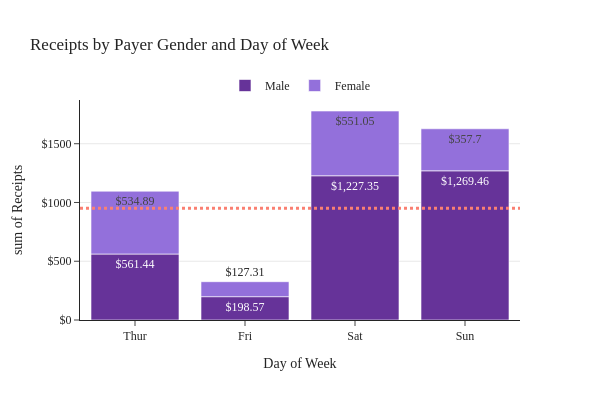

Notebook source saved alongside this figure:
### Code cell
fig.add_shape( # add a horizontal "target" line
    type="line", line_color="salmon", line_width=3, opacity=1, line_dash="dot",
    x0=0, x1=1, xref="paper", y0=950, y1=950, yref="y"
)

### Figure 1 — Plotly figure (JSON) as saved in the notebook; plotly's stock layout.template omitted (floating-point values rounded to 4 significant figures; data arrays with more than 128 entries replaced by an {"elided": "..."} marker saying what was removed)
{"data": [{"alignmentgroup": "True", "bingroup": "x", "histfunc": "sum", "hovertemplate": "Payer Gender=Male<br>Day of Week=%{x}<br>sum of Receipts=%{y}<extra></extra>", "legendgroup": "Male", "marker": {"color": "RebeccaPurple", "pattern": {"shape": ""}}, "name": "Male", "offsetgroup": "Male", "orientation": "v", "showlegend": true, "texttemplate": "%{value}", "type": "histogram", "x": {"elided": "157 str values"}, "xaxis": "x", "y": {"elided": "157 float values"}, "yaxis": "y"}, {"alignmentgroup": "True", "bingroup": "x", "histfunc": "sum", "hovertemplate": "Payer Gender=Female<br>Day of Week=%{x}<br>sum of Receipts=%{y}<extra></extra>", "legendgroup": "Female", "marker": {"color": "MediumPurple", "pattern": {"shape": ""}}, "name": "Female", "offsetgroup": "Female", "orientation": "v", "showlegend": true, "texttemplate": "%{value}", "type": "histogram", "x": ["Sun", "Sun", "Sun", "Sun", "Sun", "Sun", "Sat", "Sat", "Sat", "Sat", "Sat", "Sat", "Sun", "Sun", "Sat", "Sat", "Sat", "Sat", "Sat", "Sat", "Sat", "Thur", "Thur", "Fri", "Fri", "Fri", "Fri", "Fri", "Sat", "Sat", "Sat", "Sat", "Sat", "Sun", "Sun", "Thur", "Thur", "Thur", "Thur", "Thur", "Thur", "Thur", "Thur", "Thur", "Thur", "Thur", "Thur", "Thur", "Thur", "Thur", "Thur", "Thur", "Thur", "Thur", "Thur", "Thur", "Thur", "Sun", "Sun", "Sun", "Sun", "Sun", "Sat", "Sat", "Sun", "Sun", "Sun", "Thur", "Thur", "Thur", "Thur", "Thur", "Thur", "Thur", "Sat", "Sat", "Sat", "Sat", "Sat", "Fri", "Fri", "Fri", "Fri", "Sat", "Sat", "Sat", "Thur"], "xaxis": "x", "y": [16.99, 24.59, 35.26, 14.83, 10.33, 16.97, 20.29, 15.77, 19.65, 15.06, 20.69, 16.93, 10.29, 34.81, 26.41, 16.45, 3.07, 17.07, 26.86, 25.28, 14.73, 10.07, 34.83, 5.75, 16.32, 22.75, 11.35, 15.38, 44.3, 22.42, 20.92, 14.31, 7.25, 25.71, 17.31, 10.65, 12.43, 24.08, 13.42, 12.48, 29.8, 14.52, 11.38, 20.27, 11.17, 12.26, 18.26, 8.51, 10.33, 14.15, 13.16, 17.47, 27.05, 16.43, 8.35, 18.64, 11.87, 29.85, 25, 13.39, 16.21, 17.51, 10.59, 10.63, 9.6, 20.9, 18.15, 19.81, 43.11, 13, 12.74, 13, 16.4, 16.47, 12.76, 13.27, 28.17, 12.9, 30.14, 13.42, 15.98, 16.27, 10.09, 22.12, 35.83, 27.18, 18.78], "yaxis": "y"}], "layout": {"barmode": "relative", "font": {"family": "Rockwell"}, "height": 400, "legend": {"orientation": "h", "title": {}, "tracegroupgap": 0, "x": 0.5, "xanchor": "center", "y": 1, "yanchor": "bottom"}, "shapes": [{"line": {"color": "salmon", "dash": "dot", "width": 3}, "opacity": 1, "type": "line", "x0": 0, "x1": 1, "xref": "paper", "y0": 950, "y1": 950, "yref": "y"}], "title": {"text": "Receipts by Payer Gender and Day of Week"}, "width": 600, "xaxis": {"anchor": "y", "categoryarray": ["Thur", "Fri", "Sat", "Sun"], "categoryorder": "array", "domain": [0, 1], "title": {"text": "Day of Week"}}, "yaxis": {"anchor": "x", "domain": [0, 1], "showgrid": true, "tickprefix": "$", "title": {"text": "sum of Receipts"}}}}
